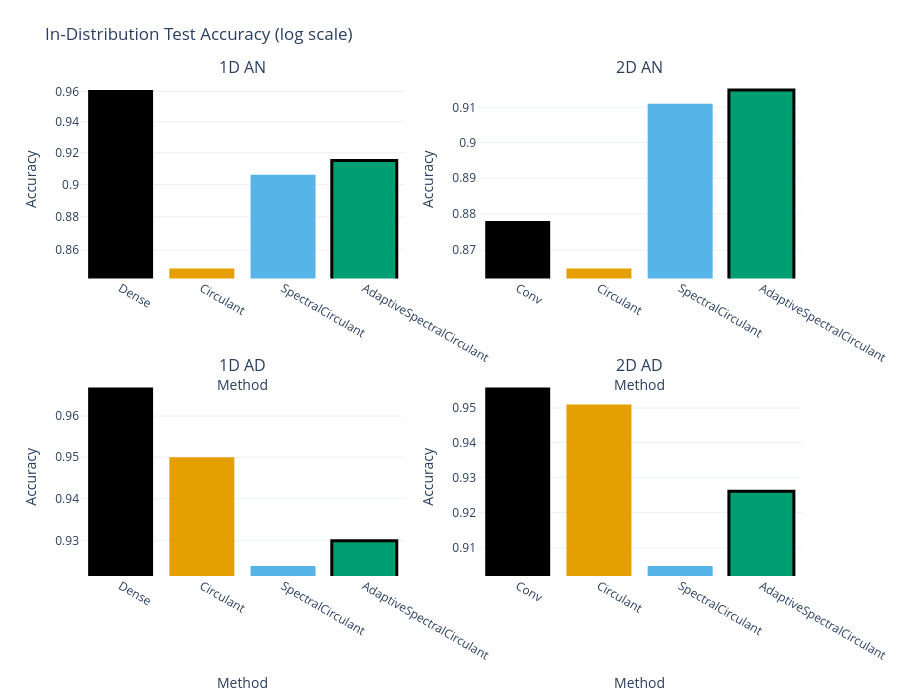

The notebook cell this image was saved under:
### Code cell
# Cell 2: In-Distribution Test Accuracy Plot (log scale)

import plotly.graph_objects as go
from plotly.subplots import make_subplots

# Mean accuracies from your tables, using only the four abbreviations
stats = {
    'AN': {
        '1D': {
            'Dense': 0.961,
            'Circulant': 0.849,
            'SpectralCirculant': 0.906,
            'AdaptiveSpectralCirculant': 0.915,
        },
        '2D': {
            'Dense': 0.878,
            'Circulant': 0.865,
            'SpectralCirculant': 0.911,
            'AdaptiveSpectralCirculant': 0.915,
        },
    },
    'AD': {
        '1D': {
            'Dense': 0.967,
            'Circulant': 0.950,
            'SpectralCirculant': 0.924,
            'AdaptiveSpectralCirculant': 0.930,
        },
        '2D': {
            'Dense': 0.956,
            'Circulant': 0.951,
            'SpectralCirculant': 0.905,
            'AdaptiveSpectralCirculant': 0.926,
        },
    }
}

colors = {
    'Dense':                     '#000000',
    'Circulant':                 '#E69F00',
    'SpectralCirculant':         '#56B4E9',
    'AdaptiveSpectralCirculant': '#009E73',
}

fig = make_subplots(
    rows=2, cols=2,
    subplot_titles=["1D AN", "2D AN", "1D AD", "2D AD"],
    vertical_spacing=0.20,
)

for row, guide in enumerate(['AN','AD'], start=1):
    for col, dim in enumerate(['1D','2D'], start=1):
        methods = list(stats[guide][dim].keys())
        accs    = [stats[guide][dim][m] for m in methods]

        # rename 'Dense' → 'Conv' on 2D plots
        labels = [
            'Conv' if (dim == '2D' and m == 'Dense') else m
            for m in methods
        ]

        fig.add_trace(
            go.Bar(
                x=labels,
                y=accs,
                marker=dict(
                    color=[colors[m] for m in methods],
                    line=dict(
                        color=[
                            'black' if 'AdaptiveSpectral' in m else colors[m]
                            for m in methods
                        ],
                        width=[
                            3 if 'AdaptiveSpectral' in m else 0
                            for m in methods
                        ]
                    )
                )
            ),
            row=row, col=col
        )

        fig.update_xaxes(title_text="Method", row=row, col=col)
        fig.update_yaxes(title_text="Accuracy", type="log", row=row, col=col)

fig.update_layout(
    title="In-Distribution Test Accuracy (log scale)",
    showlegend=False,
    width=900, height=700,
    template='plotly_white',
    margin=dict(t=80, b=50)
)

fig.show()

### Figure 1 — Plotly figure (JSON) as saved in the notebook; plotly's stock layout.template omitted (floating-point values rounded to 4 significant figures)
{"data": [{"marker": {"color": ["#000000", "#E69F00", "#56B4E9", "#009E73"], "line": {"color": ["#000000", "#E69F00", "#56B4E9", "black"], "width": [0, 0, 0, 3]}}, "type": "bar", "x": ["Dense", "Circulant", "SpectralCirculant", "AdaptiveSpectralCirculant"], "xaxis": "x", "y": [0.961, 0.849, 0.906, 0.915], "yaxis": "y"}, {"marker": {"color": ["#000000", "#E69F00", "#56B4E9", "#009E73"], "line": {"color": ["#000000", "#E69F00", "#56B4E9", "black"], "width": [0, 0, 0, 3]}}, "type": "bar", "x": ["Conv", "Circulant", "SpectralCirculant", "AdaptiveSpectralCirculant"], "xaxis": "x2", "y": [0.878, 0.865, 0.911, 0.915], "yaxis": "y2"}, {"marker": {"color": ["#000000", "#E69F00", "#56B4E9", "#009E73"], "line": {"color": ["#000000", "#E69F00", "#56B4E9", "black"], "width": [0, 0, 0, 3]}}, "type": "bar", "x": ["Dense", "Circulant", "SpectralCirculant", "AdaptiveSpectralCirculant"], "xaxis": "x3", "y": [0.967, 0.95, 0.924, 0.93], "yaxis": "y3"}, {"marker": {"color": ["#000000", "#E69F00", "#56B4E9", "#009E73"], "line": {"color": ["#000000", "#E69F00", "#56B4E9", "black"], "width": [0, 0, 0, 3]}}, "type": "bar", "x": ["Conv", "Circulant", "SpectralCirculant", "AdaptiveSpectralCirculant"], "xaxis": "x4", "y": [0.956, 0.951, 0.905, 0.926], "yaxis": "y4"}], "layout": {"annotations": [{"font": {"size": 16}, "showarrow": false, "text": "1D AN", "x": 0.225, "xanchor": "center", "xref": "paper", "y": 1, "yanchor": "bottom", "yref": "paper"}, {"font": {"size": 16}, "showarrow": false, "text": "2D AN", "x": 0.775, "xanchor": "center", "xref": "paper", "y": 1, "yanchor": "bottom", "yref": "paper"}, {"font": {"size": 16}, "showarrow": false, "text": "1D AD", "x": 0.225, "xanchor": "center", "xref": "paper", "y": 0.4, "yanchor": "bottom", "yref": "paper"}, {"font": {"size": 16}, "showarrow": false, "text": "2D AD", "x": 0.775, "xanchor": "center", "xref": "paper", "y": 0.4, "yanchor": "bottom", "yref": "paper"}], "height": 700, "margin": {"b": 50, "t": 80}, "showlegend": false, "title": {"text": "In-Distribution Test Accuracy (log scale)"}, "width": 900, "xaxis": {"anchor": "y", "domain": [0, 0.45], "title": {"text": "Method"}}, "xaxis2": {"anchor": "y2", "domain": [0.55, 1], "title": {"text": "Method"}}, "xaxis3": {"anchor": "y3", "domain": [0, 0.45], "title": {"text": "Method"}}, "xaxis4": {"anchor": "y4", "domain": [0.55, 1], "title": {"text": "Method"}}, "yaxis": {"anchor": "x", "domain": [0.6, 1], "title": {"text": "Accuracy"}, "type": "log"}, "yaxis2": {"anchor": "x2", "domain": [0.6, 1], "title": {"text": "Accuracy"}, "type": "log"}, "yaxis3": {"anchor": "x3", "domain": [0, 0.4], "title": {"text": "Accuracy"}, "type": "log"}, "yaxis4": {"anchor": "x4", "domain": [0, 0.4], "title": {"text": "Accuracy"}, "type": "log"}}}
